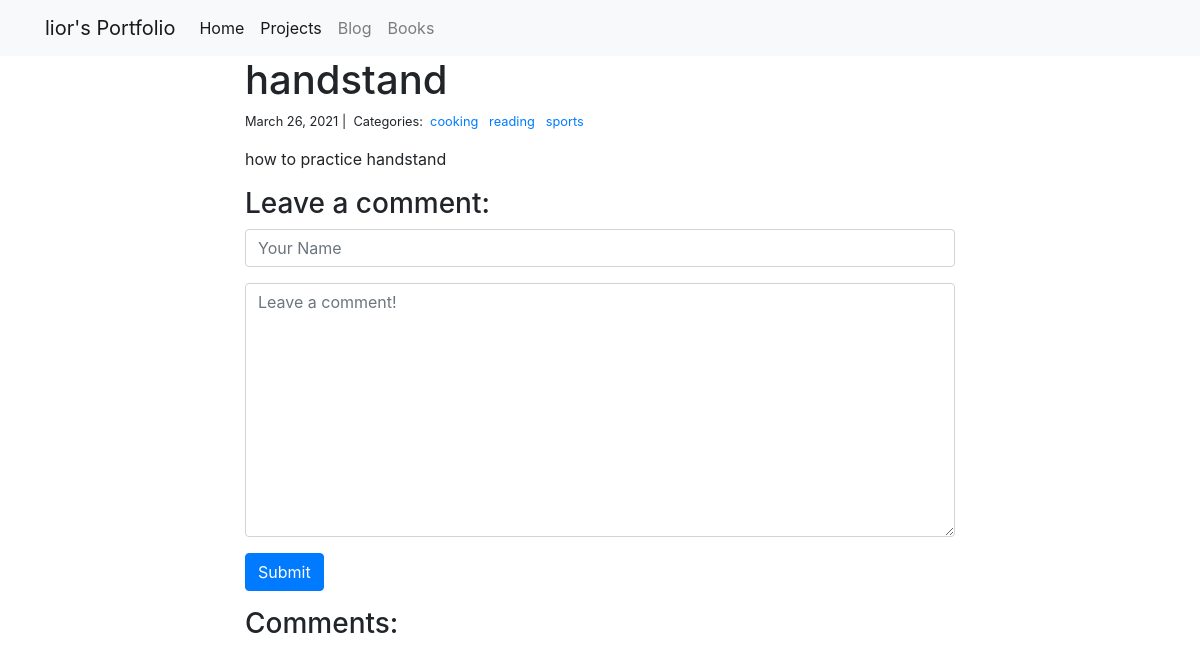
Page /blog/1/ on the committed database.
### blog/models.py (models this page shows)
class Post(models.Model):
    title = models.CharField(max_length=255)
    body = models.TextField()
    created_on = models.DateTimeField(auto_now_add=True)
    last_modified = models.DateTimeField(auto_now=True)
    categories = models.ManyToManyField('Category', related_name='posts')

class Category(models.Model):
    name = models.CharField(max_length=20)

### blog/views.py (the view, shortened to what this page needs)
# urls.py: path("<int:pk>/", views.blog_detail, name="blog_detail"),
def blog_detail(request, pk):
    post = Post.objects.get(pk=pk)
    form = CommentForm()
    comments = Comment.objects.filter(post=post)
    context = {
        "post": post,
        "comments": comments,
        "form": form,
    }
    return render(request, "blog_detail.html", context)

### blog/forms.py
class CommentForm(forms.Form):
    author = forms.CharField(
        max_length=60,
        widget=forms.TextInput(attrs={
            "class": "form-control",
            "placeholder": "Your Name"
        })
    )
    body = forms.CharField(widget=forms.Textarea(
        attrs={
            "class": "form-control",
            "placeholder": "Leave a comment!"
        })
    )

### blog/templates/blog_detail.html (shortened to what this page needs)
{% extends "base.html" %}
{% block page_content %}
<div class="col-md-8 offset-md-2">
    <h1>{{ post.title }}</h1>
    <small>
        {{ post.created_on.date }} |&nbsp;
        Categories:&nbsp;
        {% for category in post.categories.all %}
        <a href="{% url 'blog_category' category.name %}">
            {{ category.name }}
        </a>&nbsp;
        {% endfor %}
    </small>
    <p>{{ post.body | linebreaks }}</p>
    <h3>Leave a comment:</h3>
    <form action="/blog/{{ post.pk }}/" method="post">
        <div class="form-group">
            {{ form.author }}
        </div>
        <div class="form-group">
            {{ form.body }}
        </div>
        <button type="submit" class="btn btn-primary">Submit</button>
    </form>
    <h3>Comments:</h3>
</div>
{% endblock %}

### rows in the picture
Post: title "handstand", created_on "March 26, 2021", body "how to practice handstand"
Category: name "cooking"
Category: name "reading"
Category: name "sports"
